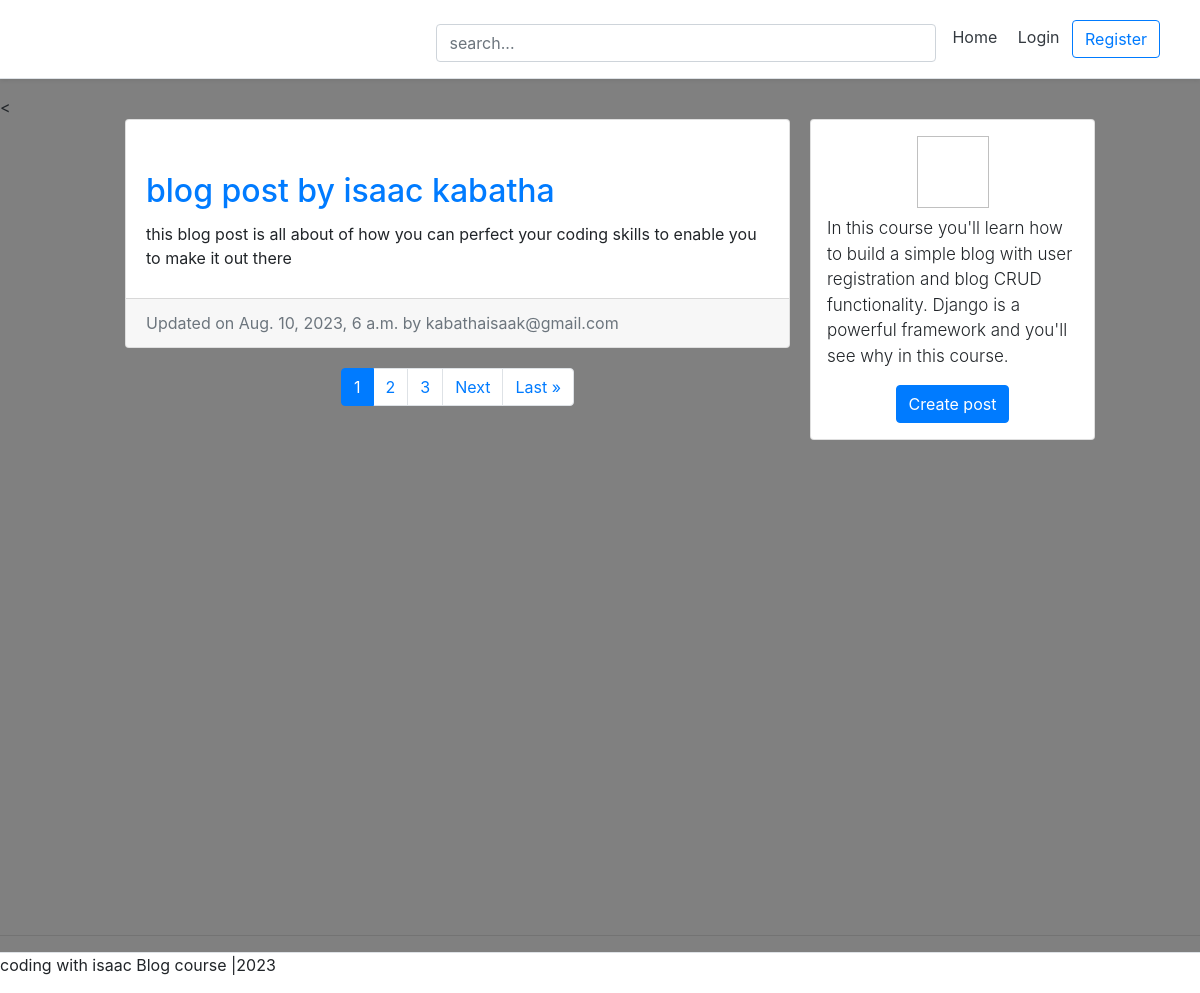
The page / on the database its author committed.
### blog/models.py (models this page shows, shortened)
class BlogPost(models.Model):
    title = models.CharField(max_length=50, null=False, blank=True)
    body = models.TextField(max_length=5000, null=False, blank=True)
    image = models.ImageField(upload_to=upload_location, null=False, blank=True)
    date_published = models.DateTimeField(auto_now_add=True, verbose_name="date published")
    date_updated = models.DateTimeField(auto_now=True, verbose_name="date updated")
    author = models.ForeignKey(settings.AUTH_USER_MODEL, on_delete=models.CASCADE)
    slug = models.SlugField(blank=True, unique=True)

### account/models.py (models this page shows, shortened)
class Account(AbstractBaseUser):
    email = models.EmailField(verbose_name="email", max_length=60, unique=True)
    username = models.CharField(max_length=60, unique=True)
    date_joined = models.DateTimeField(verbose_name="date_joined", auto_now_add=True)
    last_login = models.DateTimeField(verbose_name="last_login", auto_now_add=True)
    is_admin = models.BooleanField(default=False)
    is_active = models.BooleanField(default=True)
    is_staff = models.BooleanField(default=False)
    is_superuser = models.BooleanField(default=False)
    USERNAME_FIELD = 'email'
    REQUIRED_FIELDS = ['username']
    objects = MyAccountManager()
    def __str__(self):
        return self.email

### personal/views.py (the view)
# urls.py: path('', home_screen_view, name="home"),
def home_screen_view(request):
    context = {}
    query = ""
    if request.GET:
        query = request.GET.get('q', '')
        context['query'] = str(query)
    blog_posts = sorted(get_blog_queryset(query), key=attrgetter('date_updated'), reverse=True)
    context['blog_posts'] = blog_posts
    page = request.GET.get('page', 1)
    blog_posts_paginator = Paginator(blog_posts, BLOG_POST_PER_PAGE)
    try:
        blog_posts = blog_posts_paginator.page(page)
    except PageNotAnInteger:
        blog_posts = blog_posts_paginator.page(BLOG_POSTS_PER_PAGE)
    except EmptyPage:
        blog_posts = blog_posts_paginator.page(blog_posts_paginator.num_pages)
    context['blog_posts'] = blog_posts
    return render(request, "personal/home.html", context)

### blog/views.py (called while the page is built)
def get_blog_queryset(query=None):
    queryset = []
    queries = query.split(" ")
    for q in queries:
        posts = BlogPost.objects.filter(
            Q(title__icontains=q) |
            Q(body__icontains=q)
        ).distinct()
        for post in posts:
            queryset.append(post)
    return list(set(queryset))

### personal/templates/personal/home.html (shortened to what this page needs)
{% extends 'base.html' %}
{% load static %}
{% block content %}
<div class="container">
	<div class="row">
		<div class="left-column col-lg-7 offset-lg-1">
			{% if blog_posts %}
				{% for post in blog_posts %}
					<div class="blog-post-container">
						{% include 'blog/snippets/blog_post_snippet.html' with blog_post=post %}
					</div>
				{% endfor %}
			{% else %}
				<div class="blog-post-container">
					{% include 'blog/snippets/blog_post_snippet.html' with query=query %}
				</div>
			{% endif %}
			{% include 'blog/snippets/blog_post_pagination.html' with blog_posts=blog_posts %}
		</div>
		<div class="right-column col-lg-3 d-lg-flex d-none flex-column">
			<div class="card create-post-bar d-flex flex-column p-3">
				<img class="img-fluid d-block m-auto pb-2"  width="72" height="72">
				<p class="lead">In this course you'll learn how to build a simple blog with user registration and blog CRUD functionality. Django is a powerful
  					framework and you'll see why in this course.</p>
				<p class="m-auto"><a class="btn btn-primary" href="{% url 'blog:create' %}">Create post</a></p>
			</div>
		</div>
	</div>
</div>
{% endblock content %}

### blog/templates/blog/snippets/blog_post_snippet.html (shortened to what this page needs)
{% if blog_post %}
<div class="container">
	<div class="row">
		<div class="card m-auto">
			<a href="{% url 'blog:detail' post.slug %}">
			</a>
			<div class="card-body mt-2 mb-2">
				<a href="{% url 'blog:detail' post.slug %}">
					<h2 class="card-title">{{blog_post.title}}</h2>
				</a>
				<p class="card-text">{{blog_post.body|linebreaksbr|truncatechars:250}}</p>
			</div>
			<div class="card-footer text-muted">
			  Updated on {{blog_post.date_updated}} by {{blog_post.author}}
			</div>
		</div>
	</div>
</div>
{% endif %}

### templates/snippets/base_css.html (style rules this page uses)
body { background-color: grey; }

### templates/snippets/header.html (style rules this page uses)
@media (min-width: 768px) { html { font-size: 16px; } }

### personal/templates/personal/home.html (style rules this page uses)
@media (min-width: 768px) { .right-column { margin-left: 20px; } }
.blog-post-container { margin-bottom: 20px; width: 100%; }
.create-post-bar { background-color: #fff; margin-bottom:20px; }
.left-column { padding:0px; }
.right-column { padding:0px; }
.lead { font-size: 17px; }

### blog/templates/blog/snippets/blog_post_snippet.html (style rules this page uses)
.card { max-width: 700px; width: 100%; }
.card-body { padding: 20px; }

### rows shown on the page
BlogPost: title "blog post by isaac kabatha", body "this blog post is all about of how you can perfect your coding skills to enable you to make it out there", date_updated "Aug. 10, 2023, 6 a.m.", author "kabathaisaak@gmail.com"

### other values the page prints
{{ i }} "1"
{{ i }} "2" "3"
